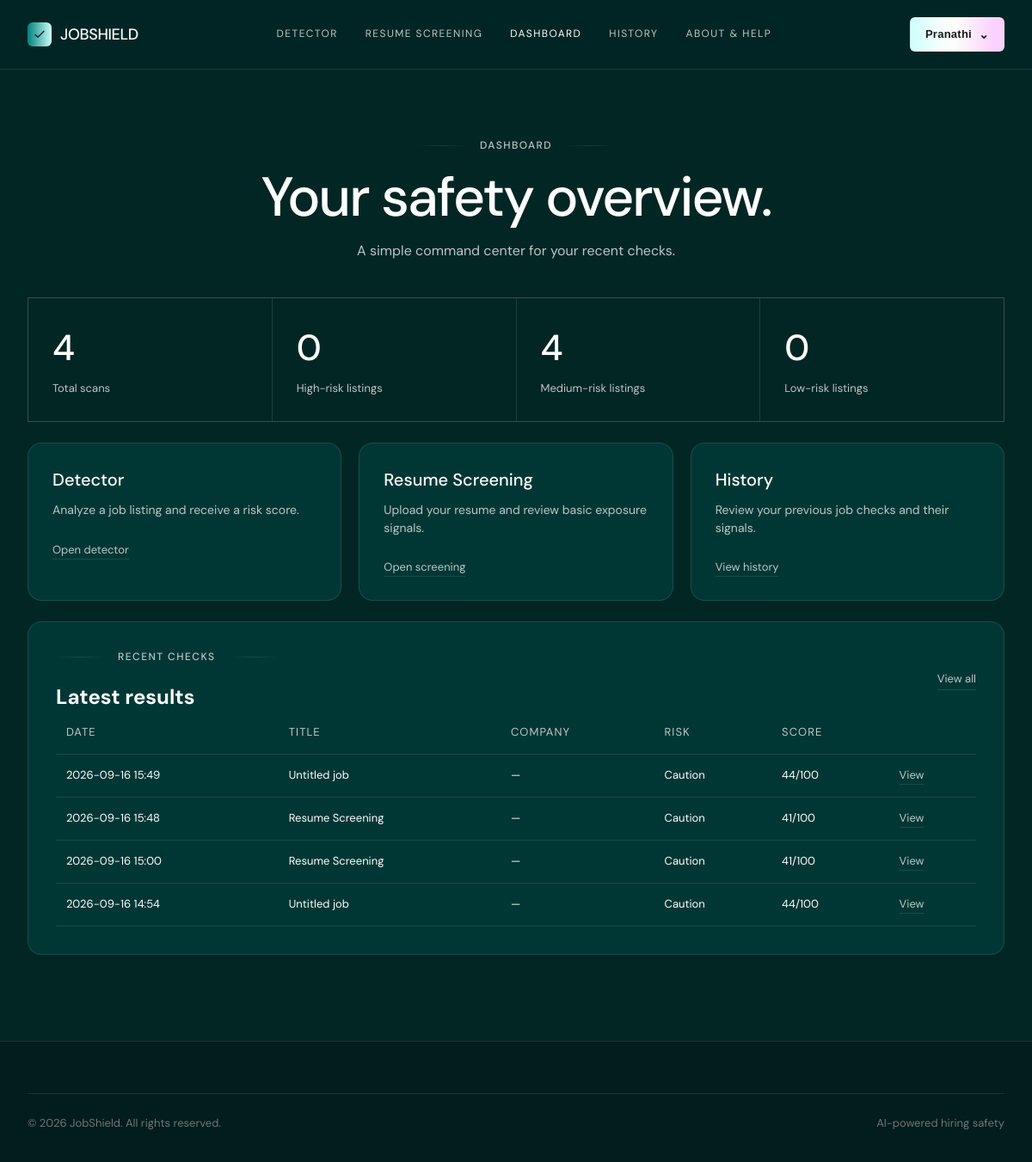
The app's page /dashboard (signed in) with its own data.
### models.py (models this page shows, shortened)
class User(UserMixin, db.Model):
    __tablename__ = "users"
    id = db.Column(db.Integer, primary_key=True)
    email = db.Column(db.String(255), unique=True, nullable=False, index=True)
    username = db.Column(db.String(80), unique=True, nullable=True, index=True)
    password_hash = db.Column(db.String(255), nullable=True)
    google_id = db.Column(db.String(255), unique=True, nullable=True, index=True)
    needs_username = db.Column(db.Boolean, default=False, nullable=False)
    is_admin = db.Column(db.Boolean, default=False, nullable=False)
    created_at = db.Column(db.DateTime, default=datetime.utcnow, nullable=False)
    scans = db.relationship(
        "Scan",
        backref="user",
        lazy=True,
        cascade="all, delete-orphan"
    )
    profile = db.relationship(
        "UserProfile",
        backref="user",
        uselist=False,
        lazy=True,
        cascade="all, delete-orphan"
    )

class Scan(db.Model):
    __tablename__ = "scans"
    id = db.Column(db.Integer, primary_key=True)
    user_id = db.Column(
        db.Integer,
        db.ForeignKey("users.id"),
        nullable=False,
        index=True
    )
    created_at = db.Column(
        db.DateTime,
        default=datetime.utcnow,
        nullable=False,
        index=True
    )
    job_title = db.Column(
        db.String(255),
        nullable=False,
        default="Untitled job"
    )
    company_name = db.Column(
        db.String(255),
        nullable=True
    )
    score = db.Column(
        db.Integer,
        nullable=False,
        default=0
    )
    risk = db.Column(
        db.String(50),
        nullable=False,
        default="Caution"
    )
    result_json = db.Column(
        db.Text,
        nullable=False
    )

### app.py (the view)
@app.route("/dashboard")
@login_required
def dashboard():
    scans = (
        Scan.query
        .filter_by(user_id=current_user.id)
        .order_by(Scan.created_at.desc())
        .all()
    )
    return render_template(
        "dashboard.html",
        title="Dashboard",
        active="dashboard",
        stats={
            "total": len(scans),
            "high": sum(x.risk == "Risky" for x in scans),
            "medium": sum(x.risk == "Caution" for x in scans),
            "low": sum(x.risk == "Safe" for x in scans),
        },
        recent_scans=scans[:5],
    )

### models.py (called while the page is built)
@login_manager.user_loader
def load_user(user_id):
    try:
        return db.session.get(User, int(user_id))
    except (TypeError, ValueError):
        return None

### templates/dashboard.html
{% extends 'base.html' %}{% block content %}
<main class="page"><div class="wrap"><div class="page-head"><div class="eyebrow">Dashboard</div><h1>Your safety overview.</h1><p>A simple command center for your recent checks.</p></div>
<div class="stat-grid"><div class="stat-box"><div class="stat-number">{{ stats.total }}</div><div class="stat-label">Total scans</div></div><div class="stat-box"><div class="stat-number">{{ stats.high }}</div><div class="stat-label">High-risk listings</div></div><div class="stat-box"><div class="stat-number">{{ stats.medium }}</div><div class="stat-label">Medium-risk listings</div></div><div class="stat-box"><div class="stat-number">{{ stats.low }}</div><div class="stat-label">Low-risk listings</div></div></div>
<div style="height:24px"></div><div class="cards"><div class="card"><h3>Detector</h3><p>Analyze a job listing and receive a risk score.</p><br><a class="btn-ghost" href="/detector">Open detector</a></div><div class="card"><h3>Resume Screening</h3><p>Upload your resume and review basic exposure signals.</p><br><a class="btn-ghost" href="/resume-screening">Open screening</a></div><div class="card"><h3>History</h3><p>Review your previous job checks and their signals.</p><br><a class="btn-ghost" href="/history">View history</a></div></div>
{% if recent_scans %}
<div style="height:24px"></div><div class="panel"><div style="display:flex;justify-content:space-between;align-items:center;gap:16px"><div><div class="eyebrow">Recent checks</div><h2>Latest results</h2></div><a class="btn-ghost" href="/history">View all</a></div>
<table class="history-table"><thead><tr><th>Date</th><th>Title</th><th>Company</th><th>Risk</th><th>Score</th><th></th></tr></thead><tbody>{% for x in recent_scans %}<tr><td>{{ x.created_at.strftime('%Y-%m-%d %H:%M') }}</td><td>{{ x.job_title }}</td><td>{{ x.company or '—' }}</td><td>{{ x.risk }}</td><td>{{ x.score }}/100</td><td><a class="btn-ghost" href="{{ url_for('history_detail', scan_id=x.id) }}">View</a></td></tr>{% endfor %}</tbody></table></div>
{% endif %}
</div></main>
{% endblock %}

### templates/base.html (shortened to what this page needs)
<!doctype html>
<html lang="en">
<head>
  <link rel="stylesheet" href="{{ url_for('static', filename='css/style.css') }}">
</head>
<body>
<header class="nav">
  <div class="wrap">
    <a href="/" class="logo"><span class="mark"><svg viewBox="0 0 24 24" fill="none" stroke="#012624" stroke-width="2"><path d="M4 12l5 5L20 6"/></svg></span>JOBSHIELD</a>
    <nav class="links">
      <a href="/detector" class="{{ 'active' if active=='detector' else '' }}">Detector</a>
      <a href="/resume-screening" class="{{ 'active' if active=='resume' else '' }}">Resume Screening</a>
      <a href="/dashboard" class="{{ 'active' if active=='dashboard' else '' }}">Dashboard</a>
      <a href="/history" class="{{ 'active' if active=='history' else '' }}">History</a>
      <a href="/about-help" class="{{ 'active' if active=='help' else '' }}">About &amp; Help</a>
    </nav>
    {% if current_user.is_authenticated %}
      <div class="account-menu">
        <button type="button" class="btn btn-nav account-trigger" aria-expanded="false" aria-haspopup="true">
          {{ current_user.username or 'Account' }} <span class="account-chevron">⌄</span>
        </button>
      </div>
    {% else %}
      <a href="{{ url_for('auth.login') }}" class="btn btn-nav btn-nav-gradient">Get Started</a>
    {% endif %}
  </div>
</header>
{% block content %}{% endblock %}
<footer><div class="wrap"><div class="footer-bottom"><span>© 2026 JobShield. All rights reserved.</span><span>AI-powered hiring safety</span></div></div></footer>
</body>
</html>

### records on screen
User: username "Pranathi"
Scan: created_at "2026-09-16 15:49", job_title "Untitled job", company "—", risk "Caution", score "44"
Scan: created_at "2026-09-16 15:48", job_title "Resume Screening", company "—", risk "Caution", score "41"
Scan: created_at "2026-09-16 15:00", job_title "Resume Screening", company "—", risk "Caution", score "41"
Scan: created_at "2026-09-16 14:54", job_title "Untitled job", company "—", risk "Caution", score "44"

### other values on screen
{{ stats.total }} "4"
{{ stats.high }} "0"
{{ stats.medium }} "4"
{{ stats.low }} "0"
